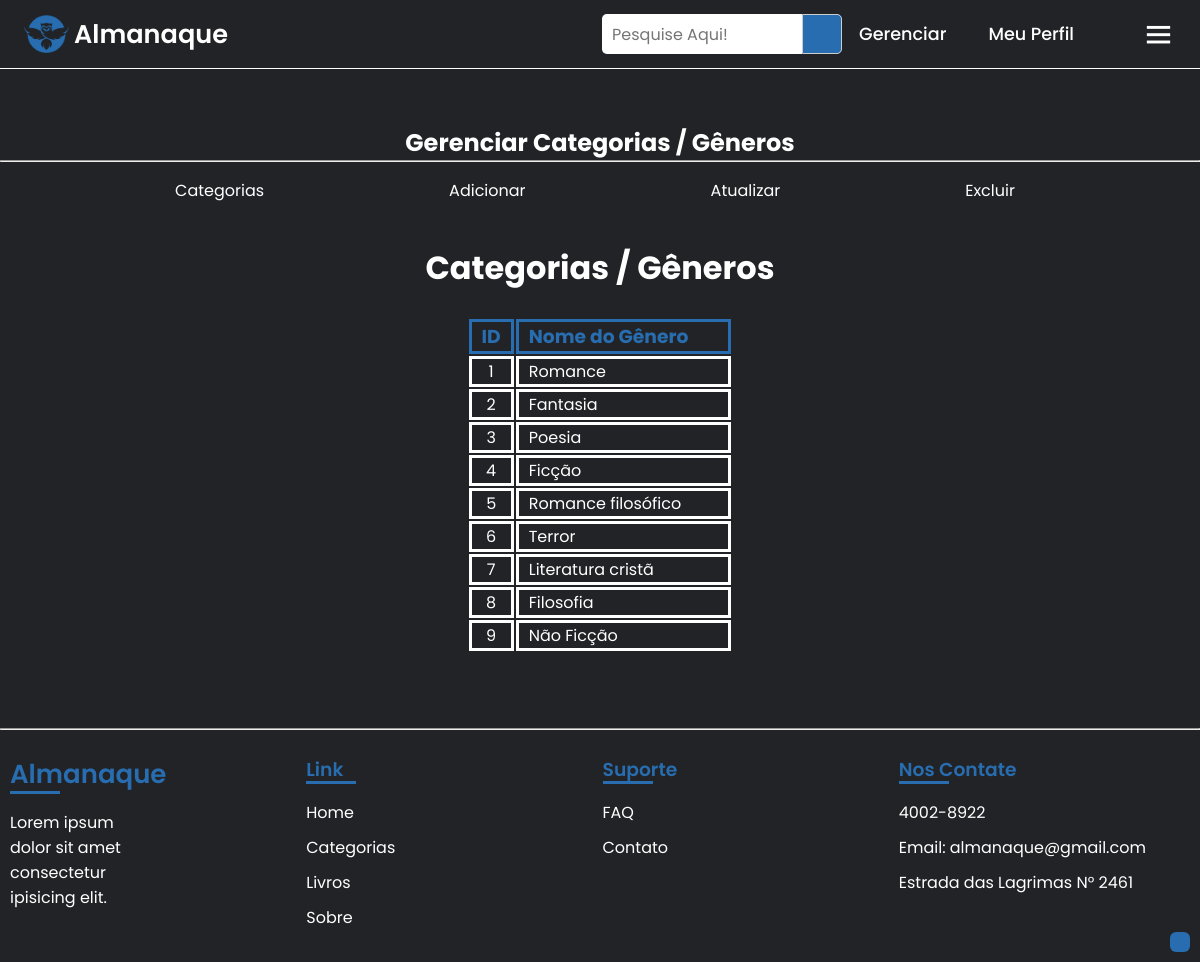
Before: /funcionario/gerenciar_genero/genero_lista.php (signed in) with the older database file.
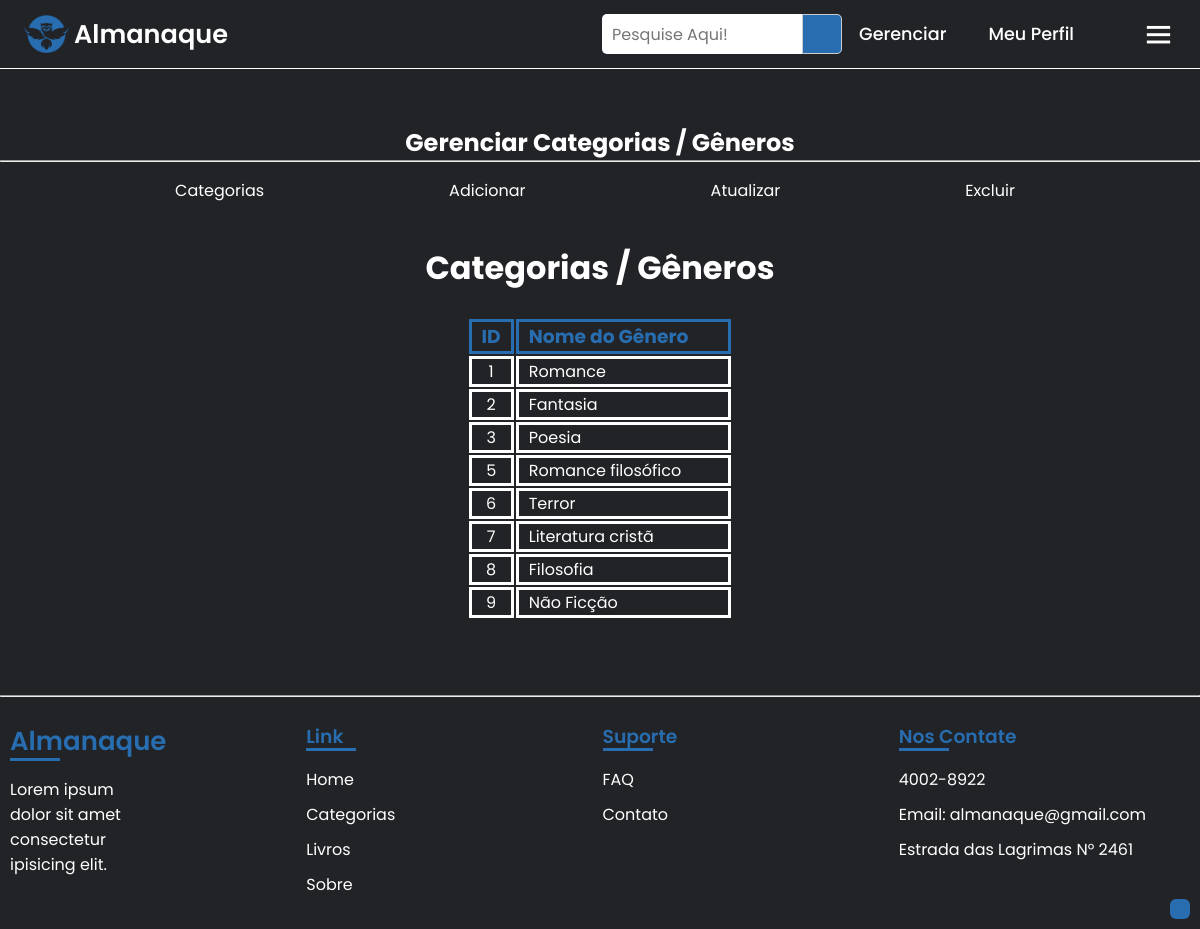
After: the same page with the newer database file.
### tables this page shows
CREATE TABLE `genero` (
  `id_genero` int NOT NULL,
  `nome_genero` varchar(100) NOT NULL
);

### funcionario/gerenciar_genero/genero_lista.php (the view, shortened to what this page needs)
<?php
if($_SESSION['id_sessao'] == 2) {
?>
<!DOCTYPE html>
<html lang="pt-br">
<head>
    <link rel="stylesheet" href="../../css/style.css">
    <link rel="stylesheet" href="../../css/menu_gerenciar.css">
    <link rel="stylesheet" href="../../css/livro-aberto.css">
    <link rel="stylesheet" href="../../css/table.css">
    <link href="https://cdn.jsdelivr.net/npm/remixicon@3.5.0/fonts/remixicon.css" rel="stylesheet">
    <link rel="stylesheet"href="https://unpkg.com/boxicons@latest/css/boxicons.min.css">
</head>
<body>
    <?php include('../../include/import_menu_gerenciar.php');
    include('../../include/conexao.php'); ?>
    <br><br><br><br><br>
    <?php include('../../include/import_menu_genero_gerenciar.php'); ?><br>
    <h1 style="text-align: center;">Categorias / Gêneros</h1><br>
    <table>
        <tr>
            <th class="id_th"><h3>ID</h3></th>
            <th class="atributo_th"><h3>Nome do Gênero</h3></th>
        </tr>
        <?php
        $sql = mysqli_query($mysqli, "SELECT * FROM genero");
        while ($result = mysqli_fetch_array($sql))
            {
                $id_genero = $result['id_genero'];
                $nome_genero = $result['nome_genero'];
                echo "<tr>";
                echo "<td class='id_td'>".$id_genero."</td>";
                echo "<td class='atributo_td'>".$nome_genero."</td>";
                echo "</tr>";
            };
        ?>
    </table>
    <br><br><br>
    <?php include('../../include/import_footer_gerenciar.php');
    include('../../include/acessibilidade.php') ?>
    <a id="link-up" href="#"><i class="ri-arrow-up-double-line"></i></a>
</body>
</html>
<?php
}
else {
    echo "Você não pode acessar essa página, sua permissão é inválida";
}
?>

Changed rows visible on the page:
removed genero: id_genero "4", nome_genero "Ficção"
